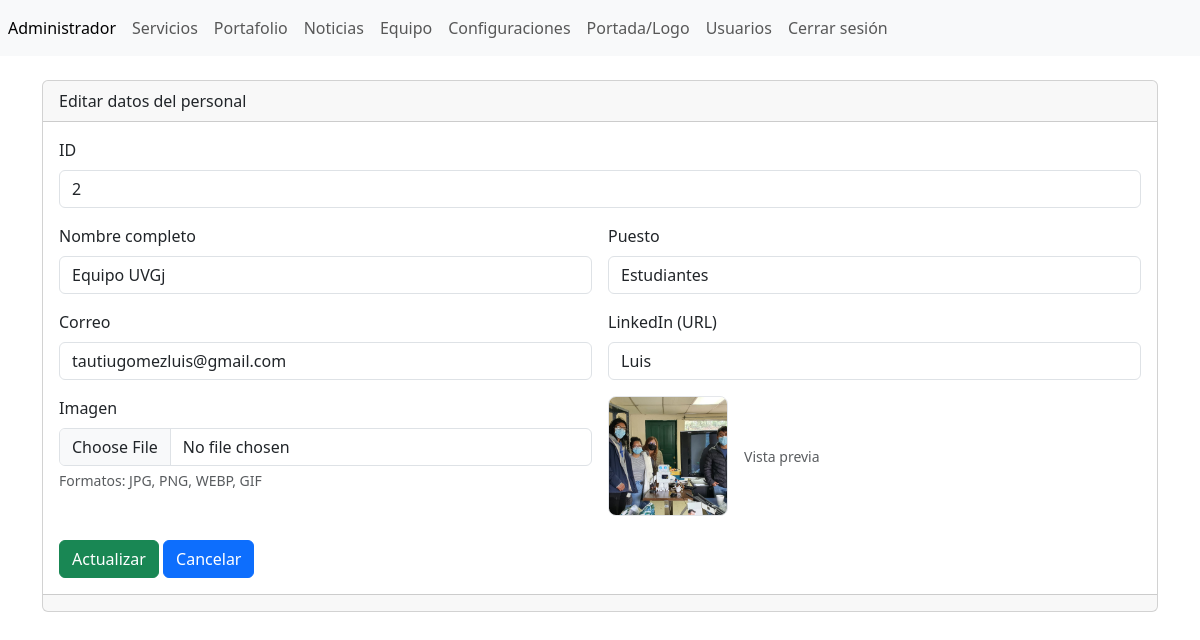
The app's page /admin/secciones/equipo/editar.php?txtID=2 (signed in) with its own data.
### tables this page shows
CREATE TABLE `tbl_equipo` (
  `ID` int(11) NOT NULL,
  `imagen` varchar(255) NOT NULL,
  `nombrecompleto` varchar(255) NOT NULL,
  `puesto` varchar(255) NOT NULL,
  `correo` varchar(255) NOT NULL,
  `linkedin` varchar(255) NOT NULL
);

### admin/secciones/equipo/editar.php (the view, shortened to what this page needs)
<?php
include("../../templates/header.php");
include("../../bd.php");
$txtID = '';
$imagen = $nombrecompleto = $puesto = $correo = $linkedin = '';
if (isset($_GET['txtID']) && is_numeric($_GET['txtID'])) {
  $txtID = (int)$_GET['txtID'];
  $st = $conexion->prepare("SELECT * FROM `tbl_equipo` WHERE id = :id");
  $st->bindParam(":id", $txtID, PDO::PARAM_INT);
  $st->execute();
  if ($reg = $st->fetch(PDO::FETCH_ASSOC)) {
    $imagen         = $reg["imagen"]         ?? '';
    $nombrecompleto = $reg["nombrecompleto"] ?? '';
    $puesto         = $reg["puesto"]         ?? '';
    $correo         = $reg["correo"]         ?? '';
    $linkedin       = $reg["linkedin"]       ?? '';
  }
}
?>
<div class="card">
  <div class="card-header">
    Editar datos del personal
  </div>
  <div class="card-body">
    <form action="" method="post" enctype="multipart/form-data">
      <div class="mb-3">
        <label class="form-label">ID</label>
        <input type="text" class="form-control" name="txtID" id="txtID"
               value="<?= htmlspecialchars((string)$txtID) ?>" readonly>
      </div>
      <div class="row g-3">
        <div class="col-md-6">
          <label for="nombrecompleto" class="form-label">Nombre completo</label>
          <input type="text" class="form-control" name="nombrecompleto" id="nombrecompleto"
                 value="<?= htmlspecialchars($nombrecompleto) ?>" placeholder="Nombre" required>
        </div>
        <div class="col-md-6">
          <label for="puesto" class="form-label">Puesto</label>
          <input type="text" class="form-control" name="puesto" id="puesto"
                 value="<?= htmlspecialchars($puesto) ?>" placeholder="Puesto">
        </div>
        <div class="col-md-6">
          <label for="correo" class="form-label">Correo</label>
          <input type="email" class="form-control" name="correo" id="correo"
                 value="<?= htmlspecialchars($correo) ?>" placeholder="correo@dominio.com">
        </div>
        <div class="col-md-6">
          <label for="linkedin" class="form-label">LinkedIn (URL)</label>
          <input type="url" class="form-control" name="linkedin" id="linkedin"
                 value="<?= htmlspecialchars($linkedin) ?>" placeholder="https://www.linkedin.com/in/usuario">
        </div>
        <div class="col-md-6">
          <label for="imagen" class="form-label">Imagen</label>
          <input type="file" class="form-control" name="imagen" id="imagen"
                 accept=".jpg,.jpeg,.png,.webp,.gif" aria-describedby="fileHelpId">
          <div id="fileHelpId" class="form-text">Formatos: JPG, PNG, WEBP, GIF</div>
        </div>
        <div class="col-md-6 d-flex align-items-end">
          <?php if ($imagen): ?>
            <div class="d-flex align-items-center gap-3">
              <img src="../../../assets/img/team/<?= htmlspecialchars($imagen) ?>"
                   alt="Imagen actual"
                   style="width:120px;height:120px;object-fit:cover;border-radius:8px;border:1px solid #e5e7eb;">
              <small class="text-muted">Vista previa</small>
            </div>
          <?php else: ?>
            <span class="text-muted">Sin imagen</span>
          <?php endif; ?>
        </div>
      </div>
      <div class="mt-4">
        <button type="submit" class="btn btn-success">Actualizar</button>
        <a class="btn btn-primary" href="index.php" role="button">Cancelar</a>
      </div>
    </form>
  </div>
  <div class="card-footer text-muted"></div>
</div>
<?php include("../../templates/footer.php"); ?>

### records on screen
tbl_equipo: nombrecompleto "Equipo UVGj", puesto "Estudiantes", correo "tautiugomezluis@gmail.com", linkedin "Luis", imagen (picture)
